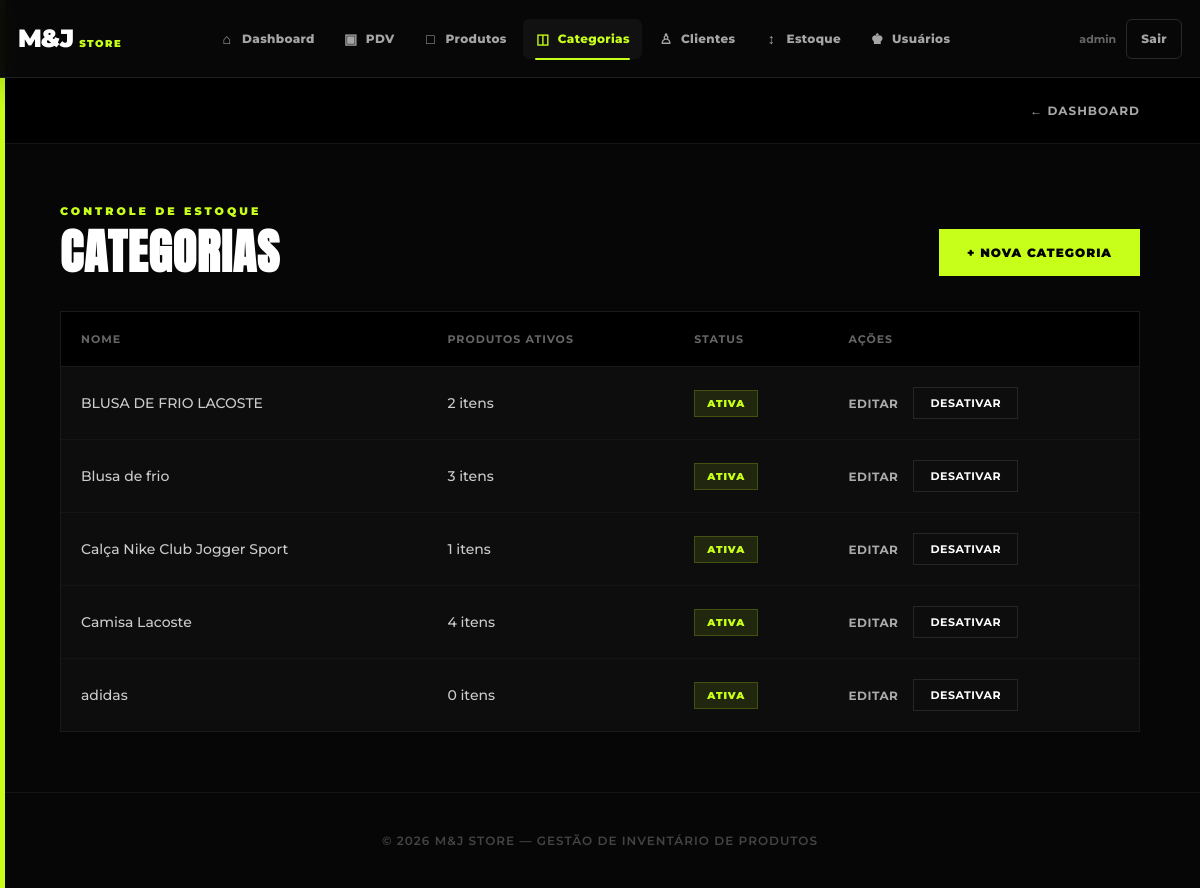
The app's page /categorias/ (signed in), older data.
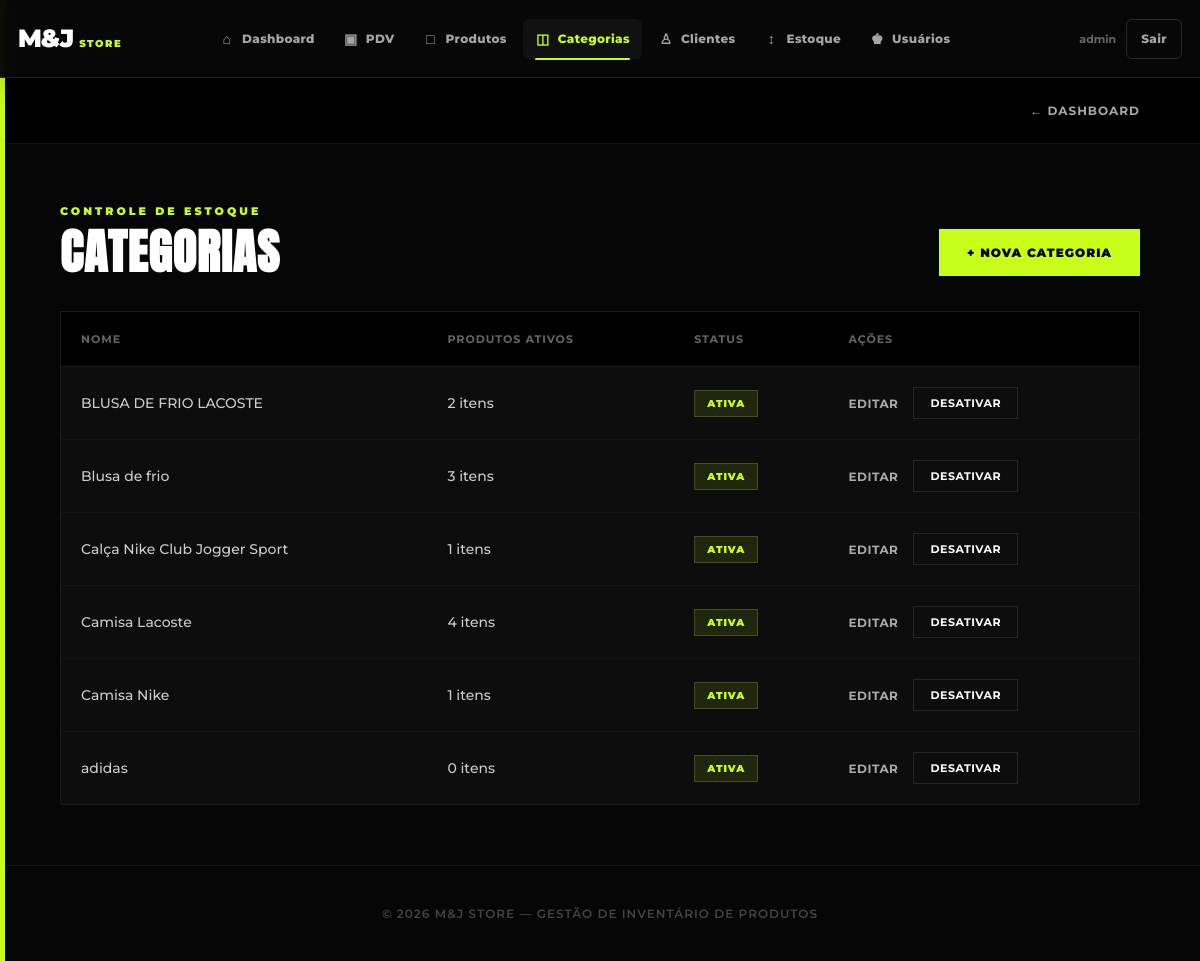
The same page, newer data.
### app/models/categoria.py (models this page shows)
class Categoria(Base):
    __tablename__ = "categorias"
    id = Column(Integer, primary_key=True, autoincrement=True, index=True)
    nome = Column(String(100), nullable=False, unique=True)
    ativo = Column(Boolean, default=True)
    produtos = relationship("Produto", back_populates="categoria", lazy="select")

### app/controllers/categoria_controller.py (the view)
@router.get("/", response_class=HTMLResponse)
def listar_categorias(
    request: Request,
    db: Session = Depends(get_db),
    admin=Depends(get_admin)
):
    categorias = (
        db.query(Categoria)
        .order_by(Categoria.nome)
        .all()
    )
    return templates.TemplateResponse(
        request,
        "categorias/index.html",
        {
            "request": request,
            "usuario": admin,
            "categorias": categorias
        }
    )

### app/templates/categorias/index.html (shortened to what this page needs)
<!DOCTYPE html>
<html lang="pt-br">
<head>
    <link rel="stylesheet" href="/static/css/navbar.css">
</head>
<body>
    {% include "shared/navbar.html" %}
<header>
    <a href="/" class="btn-voltar-painel">← Dashboard</a>
</header>
<main class="container">
    <div class="top-row">
        <div class="titulo-bloco">
            <span class="tag-contexto">Controle de Estoque</span>
            <h1 class="titulo-pagina">Categorias</h1>
        </div>
        <a href="/categorias/nova" class="btn-add-nova">+ Nova Categoria</a>
    </div>
    <div class="table-responsive">
        <table class="mj-table">
            <thead>
                <tr>
                    <th>Nome</th>
                    <th>Produtos Ativos</th>
                    <th>Status</th>
                    <th>Ações</th>
                </tr>
            </thead>
            <tbody>
                {% for c in categorias %}
                <tr>
                    <td class="categoria-nome">{{ c.nome }}</td>
                    <td>
                        {{ c.produtos|length if c.produtos else 0 }} itens
                    </td>
                    <td>
                        {% if c.ativo %}
                            <span class="status-badge ativa">Ativa</span>
                        {% else %}
                            <span class="status-badge inativa">Inativa</span>
                        {% endif %}
                    </td>
                    <td>
                        <div class="actions-cell">
                            <a href="/categorias/{{ c.id }}/editar" class="btn-link-edit">Editar</a>
                            <form action="/categorias/{{ c.id }}/toggle-ativo" method="post" style="display:inline">
                                <button type="submit" class="btn-toggle-status">
                                    {% if c.ativo %}
                                        Desativar
                                    {% else %}
                                        Ativar
                                    {% endif %}
                                </button>
                            </form>
                        </div>
                    </td>
                </tr>
                {% else %}
                <tr>
                    <td colspan="4" class="empty-row">
                        Nenhuma categoria cadastrada.
                    </td>
                </tr>
                {% endfor %}
            </tbody>
        </table>
    </div>
</main>
<footer>
    © 2026 M&J Store — Gestão de Inventário de Produtos
</footer>
</body>
</html>

Row changes from the older to the newer data that the page shows:
added Categoria: nome "Camisa Nike", produtos|length "1", ativo "ATIVA"
